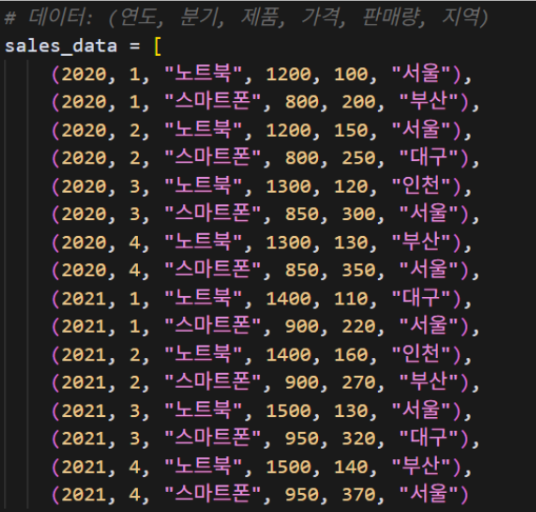
#> input picture practice/img.png, 536 x 512 px
$ python -i 2_preprocessing.py   (imports and definitions only)
#> lines starting #> are read from the running program, lines starting #| are printed output that depends on the picture; after the words box and inside, x2 and y2 are one past the last pixel; in counts of white or black regions, pixels touching at a corner belong together
import cv2
import numpy as np
import matplotlib.pyplot as plt


class OCRPreprocessor:

	def __init__(self):
		pass

	def convert_to_grayscale(self, image):
		"""
		컬러 이미지를 그레이스케일로 변환
		"""
		# 이미지 차원 확인 (3차원=컬러, 2차원=그레이스케일)
		if len(image.shape) == 3:
			gray = cv2.cvtColor(image, cv2.COLOR_BGR2GRAY)
		else:
			gray = image.copy()
		return gray

	# 이진화 처리
	def apply_threshold(self, image, method='adaptive'):

		gray = self.convert_to_grayscale(image)

		if method == 'simple':
			_, thresh = cv2.threshold(gray, 127, 255, cv2.THRESH_BINARY)
		elif method == 'adaptive':
			thresh = cv2.adaptiveThreshold(gray, 255, cv2.ADAPTIVE_THRESH_GAUSSIAN_C, cv2.THRESH_BINARY, 11, 2)
		elif method == 'otsu':
			_, thresh = cv2.threshold(gray, 0, 255, cv2.THRESH_BINARY + cv2.THRESH_OTSU)

		return thresh

	def remove_noise(self, image):

		# 침식과 팽창으로 노이즈 점을 제거
		# 가우시안 블러
		kernel = np.ones((1, 1), np.uint8)

		opening = cv2.morphologyEx(image, cv2.MORPH_OPEN, kernel)
		denoised = cv2.GaussianBlur(opening, (1, 1), 0)

		return denoised

	def correct_skew(self, image):
		# Canny 에지 검출
		edges = cv2.Canny(image, 50, 150, apertureSize=3)
		# 허프변환 함수 -> 직선
		lines = cv2.HoughLines(edges, 1, np.pi / 180, threshold=100)

		if lines is not None:
			angles = []
			for rho, theta in lines[:, 0]:
				# 허프 변환에서 theta의 의미:
				# theta = 0도 (0 radian)     -> 수직선 (|)
				# theta = 90도 (pi/2 radian) -> 수평선 (-)
				# theta = 180도 (pi radian)  -> 다시 수직선 (|)
				# 이미지 회전에서 각도의 의미:
				# 0도    -> 수평선 기준 (-)
				# 90도   -> 수직선 기준 (|)
				# 양수    -> 시계방향 회전
				# 음수    -> 반시계방향 회전
				# 즉, 허프 변환은 수직선을 0도로 보지만, 이미지 회전은 수평선을 0도로 보기 때문에 -90도 보정
				angle = np.degrees(theta) - 90
				angles.append(angle)

				median_angle = np.median(angles)

				(h, w) = image.shape[:2]
				center = (w // 2, h // 2)
				M = cv2.getRotationMatrix2D(center, median_angle, 1.0)
			rotated = cv2.warpAffine(image, M, (w, h), flags=cv2.INTER_CUBIC, borderMode=cv2.BORDER_REPLICATE)

			return rotated

		else:
			return image

	def resize_image(self, image, target_height=800):
		h, w = image.shape[:2]

		if h < target_height:
			scale = target_height / h
			new_w = int(w * scale)
			resized = cv2.resize(image, (new_w, target_height),
			                     interpolation=cv2.INTER_CUBIC)
		else:
			resized = image

		return resized

	# [21 lines left out: function visualize_preprocessing_steps, not called in this run]

	def preprocessing_pipeline(self, image, visualize=False):
		"""
		전체 이미지 전처리 파이프라인 실행
		"""
		steps = []
		step_names = []

		steps.append(image.copy())
		step_names.append("원본 이미지")

		gray = self.convert_to_grayscale(image)
		steps.append(gray)
		step_names.append("그레이스케일")

		resized = self.resize_image(gray)
		steps.append(resized)
		step_names.append("크기 조정")

		thresh = self.apply_threshold(resized, method="adaptive")
		steps.append(thresh)
		step_names.append("이진화")

		denoised = self.remove_noise(thresh)
		steps.append(denoised)
		step_names.append("노이즈 제거")

		corrected = self.correct_skew(denoised)
		steps.append(corrected)
		step_names.append("기울기 보정")

		if visualize:
			self.visualize_preprocessing_steps(steps, step_names)

		return corrected

# [52 lines left out: functions create_noisy_sample_image, preprocessing_example, not called in this run]

# [2 lines not run here, left out]

>>> import cv2
>>> picture = cv2.imread('../img.png')
#> picture is the input picture: shape (512, 536, 3); mean B, G, R 41.4, 40.4, 46.8
>>> result = OCRPreprocessor().preprocessing_pipeline(picture)
#> in convert_to_grayscale, `gray = cv2.cvtColor(image, cv2.COLOR_BGR2GRAY)`:
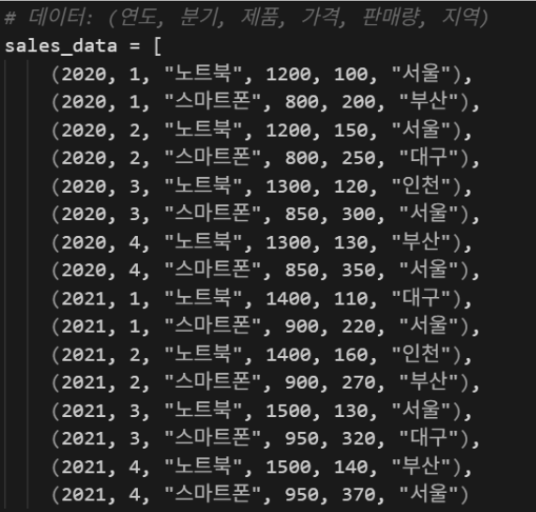
#> gray: shape (512, 536); min 26, max 219, mean 42.5
#> in apply_threshold, `thresh = cv2.adaptiveThreshold(gray, 255, cv2.ADAPTIVE_THRESH_GAUSSIAN..`:
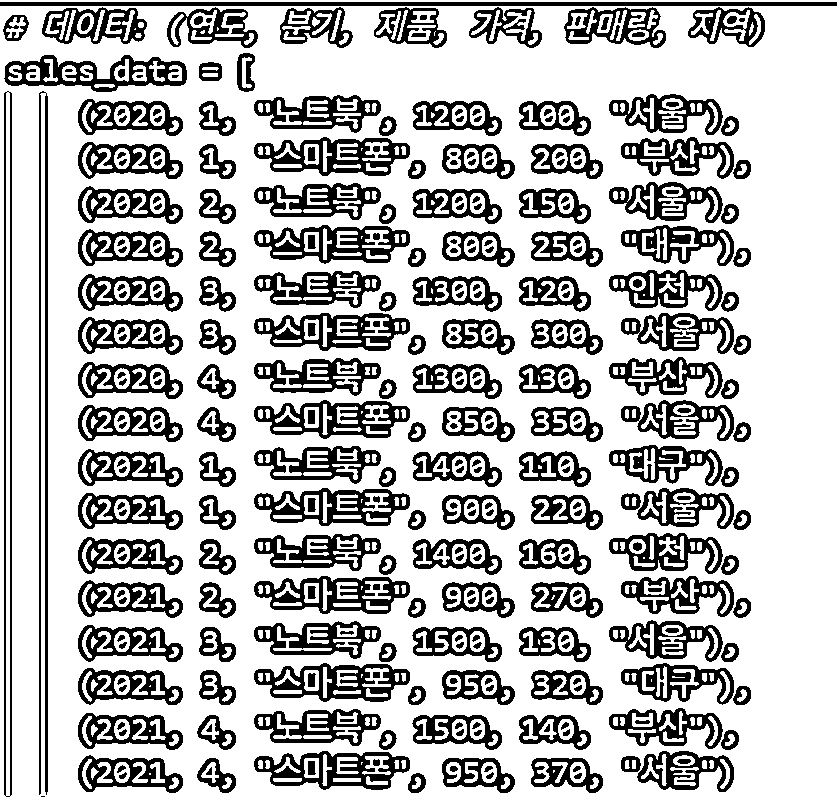
#> thresh: shape (800, 837); 72.5% white; 359 black regions (4 under 20 px), largest, box (x1, y1, x2, y2) and area: (39, 91, 48, 795) 3504, (0, 2, 837, 6) 3348, (4, 55, 187, 92) 2846
#> in correct_skew, `edges = cv2.Canny(image, 50, 150, apertureSize=3)`:
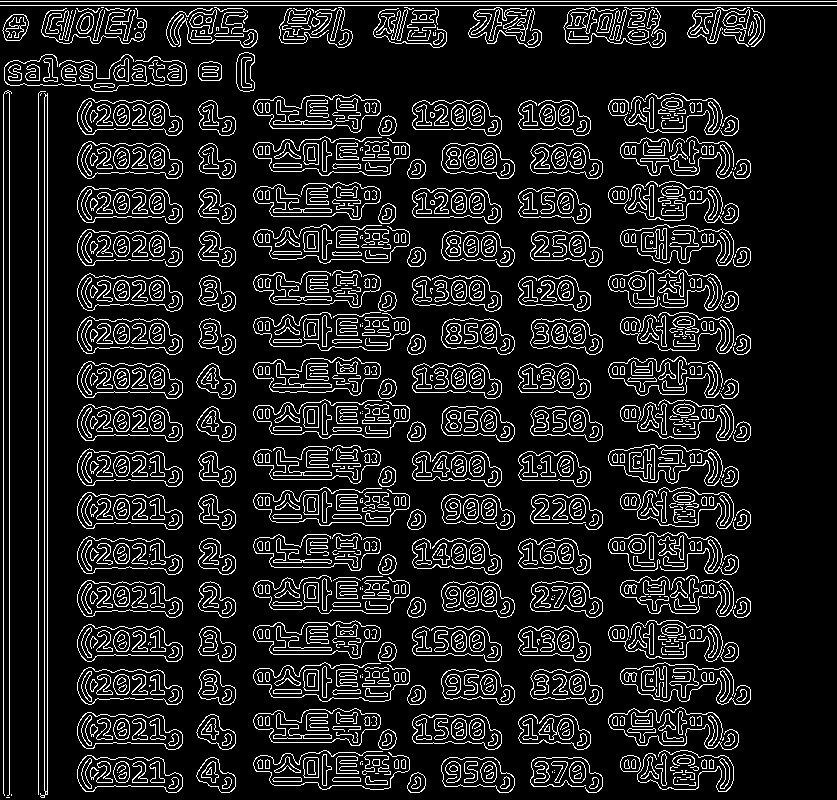
#> edges: shape (800, 837); 12.3% white in thin lines or dots
#> the loop in correct_skew, `for rho, theta in lines[:, 0]:` made 16430 passes
#> (rho, theta, angle, median_angle, M) on passes 1 to 3: (1, 1.57, 0, 0, [[1, 0, 0], [0, 1, 0]]), (5, 1.57, 0, 0, [[1, 0, 0], [0, 1, 0]]), (9, 0, -90, 0, [[1, 0, 0], [0, 1, 0]])
#> after the loop in correct_skew, `for rho, theta in lines[:, 0]:`: angles = 16430 values, max 89 at index 147, min -90 at index 2, mean -2.22
#> in correct_skew, `rotated = cv2.warpAffine(image, M, (w, h), flags=cv2.INTER_CUBIC, bord..`:
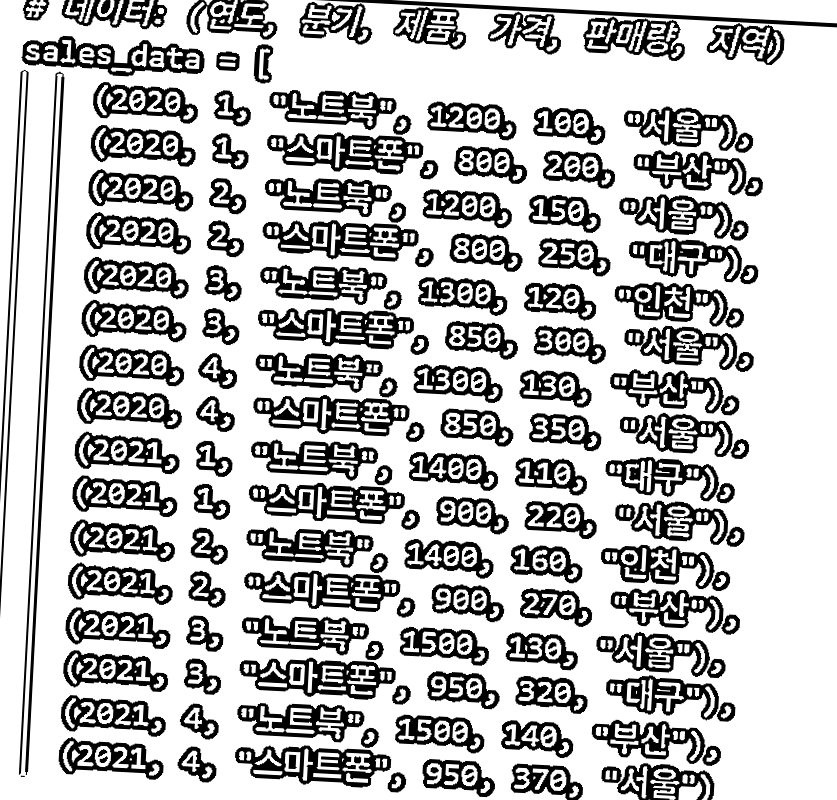
#> rotated: shape (800, 837); min 0, max 255, mean 186.1
